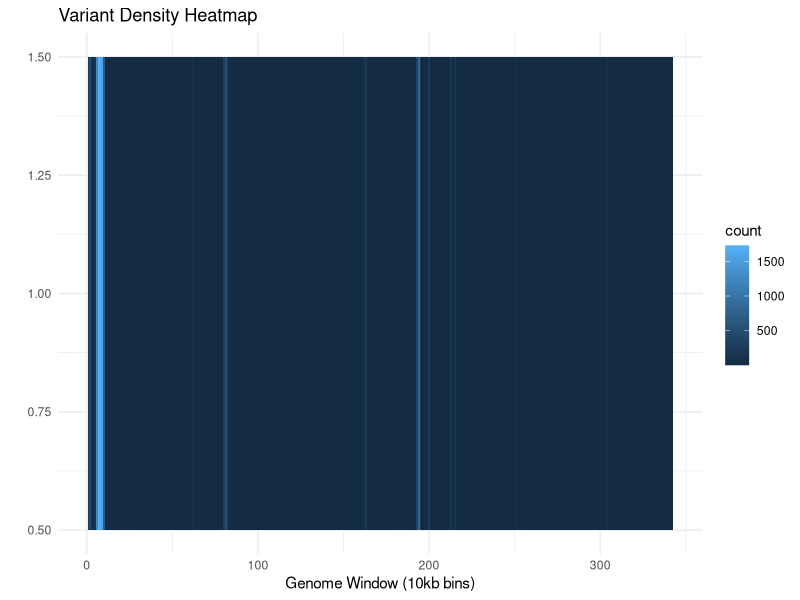

This chart was generated by the following R code:
#Extracting the chromosome names and positions from the bam file and saving it in a tsv to create visualizations.
#bcftools query -f '%CHROM\t%POS\n' variants.vcf > variant_positions.tsv

library(ggplot2)

variants <- read.table("variant_positions.tsv", header=FALSE)
colnames(variants) <- c("chrom", "pos")

#Making a heatmap
bin_size <- 10000  # 10 kb windows

variants$bin <- floor(variants$pos / bin_size)

heat <- as.data.frame(table(variants$bin))
colnames(heat) <- c("bin", "count")

ggplot(heat, aes(x=as.numeric(bin), y=1, fill=count)) +
  geom_tile() +
  scale_fill_gradient() +
  labs(x="Genome Window (10kb bins)", y="", title="Variant Density Heatmap") +
  theme_minimal()
